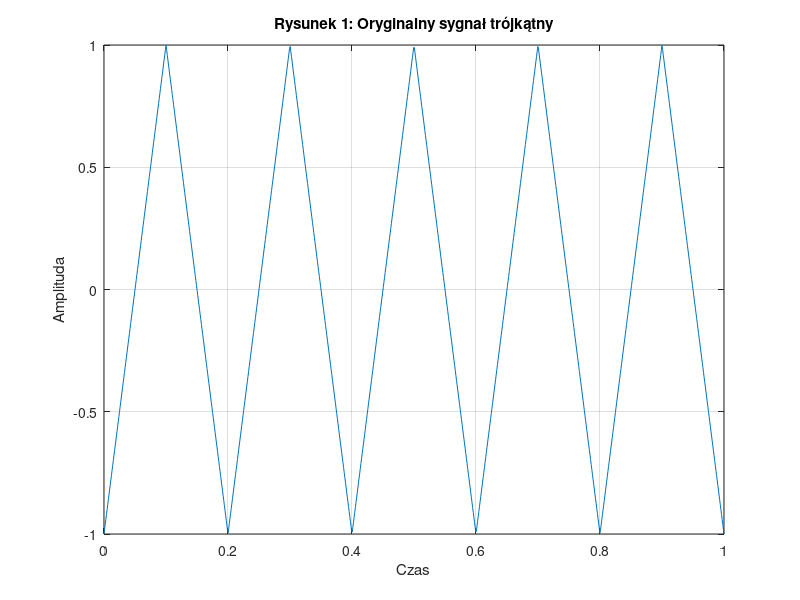
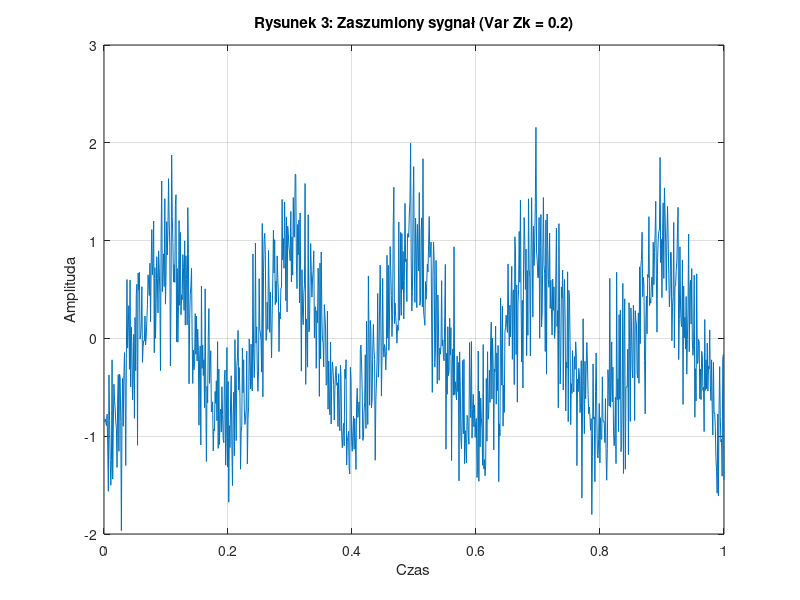
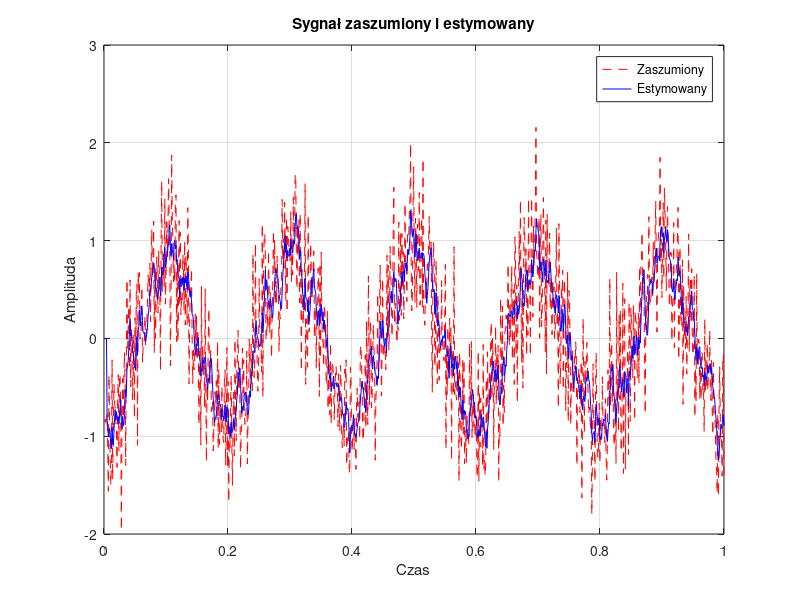
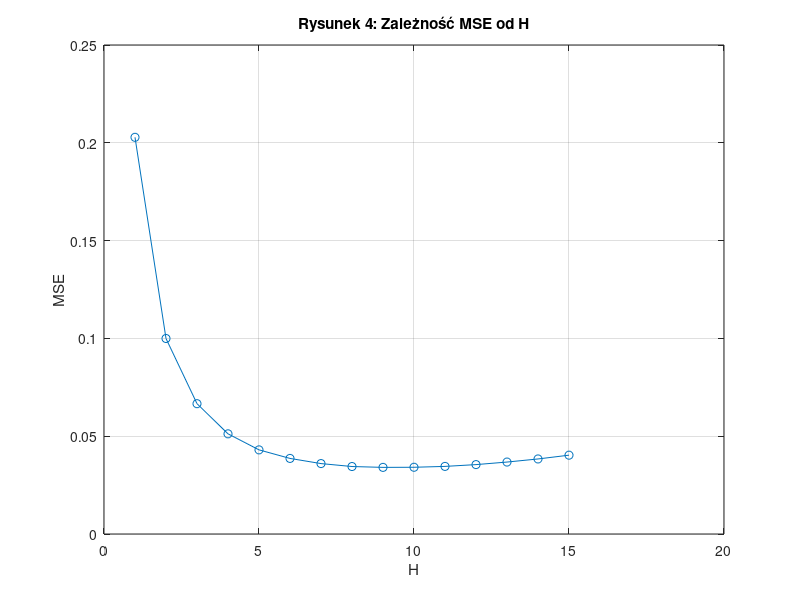

Reproduce these figures in MATLAB, in order.
% Parametry
N = 1000; % liczba punktów sygnału
t = linspace(0, 1, N); % wektor czasu
triangle_signal = sawtooth(2 * pi * 5 * t, 0.5); % generacja sygnału trójkątnego

% Rysunek 1: Oryginalny sygnał trójkątny
figure;
plot(t, triangle_signal);
title('Rysunek 1: Oryginalny sygnał trójkątny');
xlabel('Czas');
ylabel('Amplituda');
grid on;

% Naniesienie błędu na funkcję
variance = 0.2;
noise = sqrt(variance) * randn(1, N); % szum o rozkładzie normalnym
noisy_signal = triangle_signal + noise;

% Rysunek 3: Zaszumiony sygnał
figure;
plot(t, noisy_signal);
title('Rysunek 3: Zaszumiony sygnał (Var Zk = 0.2)');
xlabel('Czas');
ylabel('Amplituda');
grid on;

% Estymacja sygnału
H = 6; % wartość horyzontu estymacji
estimated_signal = zeros(1, N);
for k = H:N
    estimated_signal(k) = mean(noisy_signal(k-H+1:k));
end

% Rysunek: Sygnał estymowany
figure;
plot(t, noisy_signal, 'r--', t, estimated_signal, 'b-');
title('Sygnał zaszumiony i estymowany');
xlabel('Czas');
ylabel('Amplituda');
legend('Zaszumiony', 'Estymowany');
grid on;

% Wpływ H na MSE
H_values = 1:15;
MSE = zeros(1, length(H_values));
for idx = 1:length(H_values)
    H = H_values(idx);
    est_signal = zeros(1, N);
    for k = H:N
        est_signal(k) = mean(noisy_signal(k-H+1:k));
    end
    MSE(idx) = mean((est_signal - triangle_signal).^2);
end

% Rysunek 4: Zależność MSE od H
figure;
plot(H_values, MSE, 'o-');
title('Rysunek 4: Zależność MSE od H');
xlabel('H');
ylabel('MSE');
grid on;

% Zależność optymalnego H od wariancji zakłóceń
variances = 0.1:0.1:0.5;
optimal_H = zeros(1, length(variances));

for idx = 1:length(variances)
    noise = sqrt(variances(idx)) * randn(1, N);
    noisy_signal = triangle_signal + noise;
    
    mse_values = zeros(1, length(H_values));
    for h = H_values
        est_signal = zeros(1, N);
        for k = h:N
            est_signal(k) = mean(noisy_signal(k-h+1:k));
        end
        mse_values(h) = mean((est_signal - triangle_signal).^2);
    end
    [~, optimal_H(idx)] = min(mse_values);
end

% Rysunek 5: Zależność optymalnego H od wariancji zakłóceń
figure;
plot(variances, optimal_H, 'o-');
title('Rysunek 5: Zależność optymalnego H od wariancji zakłóceń');
xlabel('Wariancja zakłóceń');
ylabel('Optymalne H');
grid on;

% Zależność MSE od wariancji zakłóceń
MSE_variances = zeros(1, length(variances));
for idx = 1:length(variances)
    noise = sqrt(variances(idx)) * randn(1, N);
    noisy_signal = triangle_signal + noise;
    
    est_signal = zeros(1, N);
    for k = optimal_H(idx):N
        est_signal(k) = mean(noisy_signal(k-optimal_H(idx)+1:k));
    end
    MSE_variances(idx) = mean((est_signal - triangle_signal).^2);
end

% Rysunek 6: Zależność MSE od wariancji zakłóceń
figure;
plot(variances, MSE_variances, 'o-');
title('Rysunek 6: Zależność MSE od wariancji zakłóceń');
xlabel('Wariancja zakłóceń');
ylabel('MSE');
grid on;
